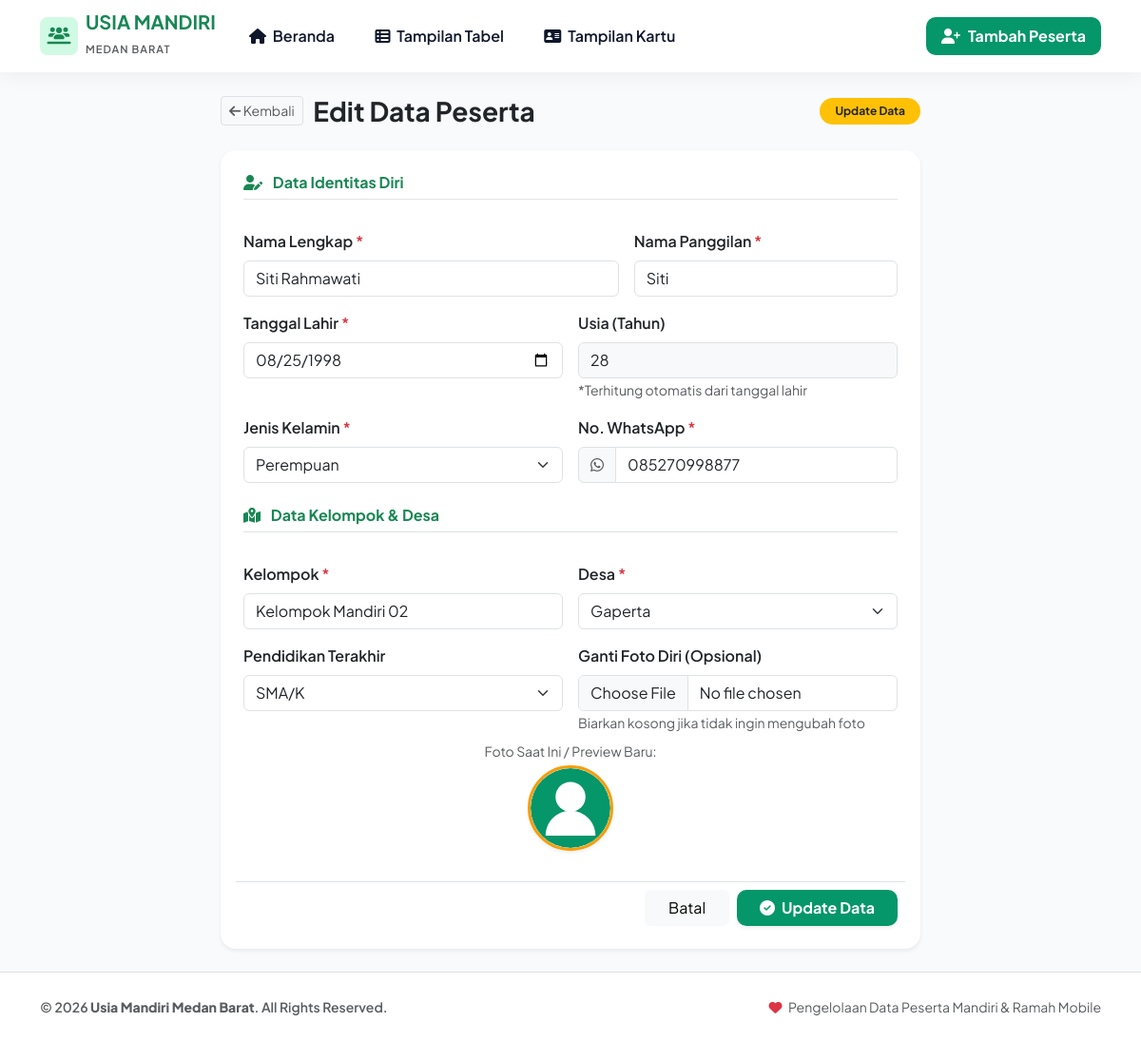
Screenshot of /form_edit.php?id=2 with the database file from the repository.
### tables this page shows
CREATE TABLE `tb_peserta` (
  `id` INT(11) NOT NULL AUTO_INCREMENT,
  `nama_lengkap` VARCHAR(100) NOT NULL,
  `nama_panggilan` VARCHAR(50) NOT NULL,
  `tanggal_lahir` DATE NOT NULL,
  `usia` INT(3) NOT NULL,
  `no_wa` VARCHAR(20) NOT NULL,
  `kelompok` VARCHAR(50) NOT NULL,
  `desa` VARCHAR(50) NOT NULL,
  `jenis_kelamin` ENUM('Laki-laki','Perempuan') NOT NULL,
  `pendidikan_terakhir` VARCHAR(50) DEFAULT 'SMA/K',
  `foto` VARCHAR(255) DEFAULT 'default-avatar.png',
  `created_at` TIMESTAMP DEFAULT CURRENT_TIMESTAMP,
  PRIMARY KEY (`id`)
);

### form_edit.php (the view, shortened to what this page needs)
<?php
require_once __DIR__ . '/includes/header.php';
require_once __DIR__ . '/includes/navbar.php';
$id = isset($_GET['id']) ? (int)$_GET['id'] : 0;
$peserta = null;
if (isset($pdo) && $id > 0) {
    try {
        $stmt = $pdo->prepare("SELECT * FROM tb_peserta WHERE id = :id");
        $stmt->execute([':id' => $id]);
        $peserta = $stmt->fetch();
    } catch (PDOException $e) {
        $db_error = $e->getMessage();
    }
}
$foto_path = (!empty($peserta['foto']) && file_exists(__DIR__ . '/uploads/peserta/' . $peserta['foto']))
    ? 'uploads/peserta/' . $peserta['foto']
    : 'assets/images/default-avatar.svg';
?>
<div class="container my-4">
    <div class="row justify-content-center">
        <div class="col-lg-8">
            <div class="d-flex align-items-center justify-content-between mb-4">
                <div>
                    <a href="javascript:history.back()" class="btn btn-sm btn-light border me-2 text-muted">
                        <i class="fas fa-arrow-left"></i> Kembali
                    </a>
                    <h3 class="fw-bold text-dark d-inline align-middle">Edit Data Peserta</h3>
                </div>
                <span class="badge bg-warning text-dark px-3 py-2 rounded-pill fw-bold">Update Data</span>
            </div>
            <div class="card border-0 shadow-sm rounded-4">
                <div class="card-body p-4">
                    <form action="proses_edit.php" method="POST" enctype="multipart/form-data">
                        <div class="row g-3">
                            <div class="col-12">
                                <h6 class="fw-bold text-success border-bottom pb-2 mb-3">
                                    <i class="fas fa-user-edit me-2"></i> Data Identitas Diri
                                </h6>
                            </div>
                            <div class="col-md-7">
                                <label class="form-label fw-semibold text-dark">Nama Lengkap <span class="text-danger">*</span></label>
                                <input type="text" name="nama_lengkap" class="form-control" value="<?= htmlspecialchars($peserta['nama_lengkap']) ?>" required>
                            </div>
                            <div class="col-md-5">
                                <label class="form-label fw-semibold text-dark">Nama Panggilan <span class="text-danger">*</span></label>
                                <input type="text" name="nama_panggilan" class="form-control" value="<?= htmlspecialchars($peserta['nama_panggilan']) ?>" required>
                            </div>
                            <div class="col-md-6">
                                <label class="form-label fw-semibold text-dark">Tanggal Lahir <span class="text-danger">*</span></label>
                                <input type="date" name="tanggal_lahir" id="input_tanggal_lahir" class="form-control" value="<?= htmlspecialchars($peserta['tanggal_lahir']) ?>" required>
                            </div>
                            <div class="col-md-6">
                                <label class="form-label fw-semibold text-dark">Usia (Tahun)</label>
                                <input type="number" name="usia" id="input_usia" class="form-control bg-light" value="<?= (int)$peserta['usia'] ?>" readonly>
                                <small class="text-muted fs-8">*Terhitung otomatis dari tanggal lahir</small>
                            </div>
                            <div class="col-md-6">
                                <label class="form-label fw-semibold text-dark">Jenis Kelamin <span class="text-danger">*</span></label>
                                <select name="jenis_kelamin" class="form-select" required>
                                    <option value="Perempuan" <?= $peserta['jenis_kelamin'] === 'Perempuan' ? 'selected' : '' ?>>Perempuan</option>
                                </select>
                            </div>
                            <div class="col-md-6">
                                <label class="form-label fw-semibold text-dark">No. WhatsApp <span class="text-danger">*</span></label>
                                <div class="input-group">
                                    <span class="input-group-text bg-light text-muted"><i class="fab fa-whatsapp"></i></span>
                                    <input type="text" name="no_wa" class="form-control" value="<?= htmlspecialchars($peserta['no_wa']) ?>" required>
                                </div>
                            </div>
                            <div class="col-12 mt-4">
                                <h6 class="fw-bold text-success border-bottom pb-2 mb-3">
                                    <i class="fas fa-map-location-dot me-2"></i> Data Kelompok & Desa
                                </h6>
                            </div>
                            <div class="col-md-6">
                                <label class="form-label fw-semibold text-dark">Kelompok <span class="text-danger">*</span></label>
                                <input type="text" name="kelompok" class="form-control" value="<?= htmlspecialchars($peserta['kelompok']) ?>" required>
                            </div>
                            <div class="col-md-6">
                                <label class="form-label fw-semibold text-dark">Desa <span class="text-danger">*</span></label>
                                <select name="desa" class="form-select" required>
                                    <?php
                                    $kelurahan_list = [
                                        'Gaperta', 'Medan Baru', 'Kampung Baru',
                                        'Sunggal', 'Binjai Barat', 'Binjai Utara', 'Glugur', 'Medan Deli'
                                    ];
                                    foreach ($kelurahan_list as $kel):
                                    ?>
                                        <option value="<?= $kel ?>" <?= $peserta['desa'] === $kel ? 'selected' : '' ?>><?= $kel ?></option>
                                    <?php endforeach; ?>
                                </select>
                            </div>
                            <div class="col-md-6">
                                <label class="form-label fw-semibold text-dark">Pendidikan Terakhir</label>
                                <select name="pendidikan_terakhir" class="form-select">
                                    <?php
                                    $pendidikan_list = ['SD', 'SMP', 'SMA/K', 'D3', 'S1', 'S2/S3'];
                                    foreach ($pendidikan_list as $pdk):
                                    ?>
                                        <option value="<?= $pdk ?>" <?= $peserta['pendidikan_terakhir'] === $pdk ? 'selected' : '' ?>><?= $pdk ?></option>
                                    <?php endforeach; ?>
                                </select>
                            </div>
                            <div class="col-md-6">
                                <label class="form-label fw-semibold text-dark">Ganti Foto Diri (Opsional)</label>
                                <input type="file" name="foto" id="input_foto" class="form-control" accept="image/png, image/jpeg, image/jpg, image/webp">
                                <small class="text-muted fs-8">Biarkan kosong jika tidak ingin mengubah foto</small>
                            </div>
                            <div class="col-12 text-center my-2">
                                <small class="text-muted d-block mb-1">Foto Saat Ini / Preview Baru:</small>
                                <img id="preview_foto" src="<?= $foto_path ?>" alt="Preview Foto" class="rounded-circle shadow-sm" style="width: 90px; height: 90px; object-fit: cover; border: 3px solid var(--accent-yellow);">
                            </div>
                            <div class="col-12 mt-4 pt-2 border-top d-flex justify-content-end gap-2">
                                <a href="index.php" class="btn btn-light px-4">Batal</a>
                                <button type="submit" name="btn_update" class="btn btn-primary-green px-4 shadow-sm">
                                    <i class="fas fa-check-circle me-1"></i> Update Data
                                </button>
                            </div>
                        </div>
                    </form>
                </div>
            </div>
        </div>
    </div>
</div>
<?php require_once __DIR__ . '/includes/footer.php'; ?>

### assets/css/style.css (style rules this page uses)
:root { --primary-green: #059669; --primary-green-hover: #047857; --light-green: #d1fae5; --accent-yellow: #f59e0b; --accent-yellow-light: #fef3c7; --accent-yellow-hover: #d97706; --dark-text: #0f172a; --muted-text: #64748b; --bg-body: #f8fafc; --card-bg: #ffffff; --card-shadow: 0 10px 25px -5px rgba(5, 150, 105, 0.08), 0 8px 10px -6px rgba(0, 0, 0, 0.04); --hover-shadow: 0 20px 25px -5px rgba(5, 150, 105, 0.15), 0 10px 10px -5px rgba(0, 0, 0, 0.04); --border-radius-xl: 1.25rem; --border-radius-lg: 1rem; }
body { font-family: 'Plus Jakarta Sans', -apple-system, BlinkMacSystemFont, "Segoe UI", Roboto, sans-serif; background-color: var(--bg-body); color: var(--dark-text); min-height: 100vh; display: flex; flex-direction: column; }
.btn-primary-green { background-color: var(--primary-green); color: #ffffff; font-weight: 700; border: none; border-radius: 10px; transition: all 0.2s ease; }

### rows the page displays
tb_peserta: nama_lengkap "Siti Rahmawati", nama_panggilan "Siti", tanggal_lahir "08/25/1998", usia "28", jenis_kelamin "Perempuan", no_wa "085270998877", kelompok "Kelompok Mandiri 02", pendidikan_terakhir "SMA/K"

### other values shown
form field desa "Gaperta"
